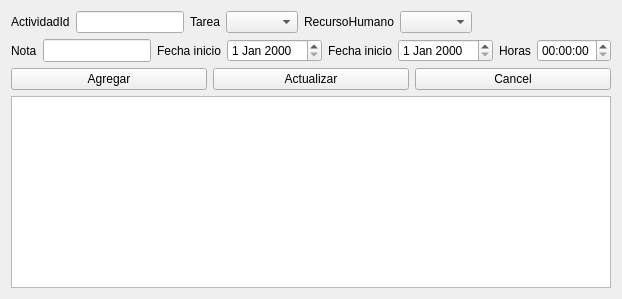
<?xml version = "1.0" encoding="UTF-8"?>
<ui version="4.0">
 <class>ActividadForm</class>
 
  <widget class="QWidget" name="centralWidget">
   <layout class="QVBoxLayout" name="main_layout">
    
    <!-- ActividadId TareaId RecursoHumanoId-->
    <item>
    <layout class="QHBoxLayout">
        
     <item>
      <widget class="QLabel" name="label_id">
       <property name="text">
        <string>ActividadId</string>
       </property>
       
       <property name="sizePolicy">
        <sizepolicy hsizetype="Fixed" vsizetype="Preferred">
         <horstretch>0</horstretch><verstretch>0</verstretch>
        </sizepolicy>
       </property>

      </widget>
     </item>
     
     <item>
      <widget class="QLineEdit" name="entry_id">

       <property name="sizePolicy">
        <sizepolicy hsizetype="Fixed" vsizetype="Preferred">
         <horstretch>1</horstretch><verstretch>1</verstretch>
        </sizepolicy>
       </property>

      </widget>
     </item>

     <!-- TareaId-->
     <item>
      <widget class="QLabel" name="label_tarea">
       <property name="text">
        <string>Tarea</string>
       </property>
       
       <property name="sizePolicy">
        <sizepolicy hsizetype="Fixed" vsizetype="Preferred">
         <horstretch>0</horstretch><verstretch>0</verstretch>
        </sizepolicy>
       </property>

      </widget>
     </item>
     
     <item>
      <widget class="QComboBox" name="combobox_tarea">

       <property name="sizePolicy">
        <sizepolicy hsizetype="Fixed" vsizetype="Preferred">
         <horstretch>1</horstretch><verstretch>1</verstretch>
        </sizepolicy>
       </property>

      </widget>
     </item>
     
     <!-- RecursoHumanoId-->
     <item>
      <widget class="QLabel" name="label_recurso">
       <property name="text">
        <string>RecursoHumano</string>
       </property>
       
       <property name="sizePolicy">
        <sizepolicy hsizetype="Fixed" vsizetype="Preferred">
         <horstretch>0</horstretch><verstretch>0</verstretch>
        </sizepolicy>
       </property>

      </widget>
     </item>
     
     <item>
      <widget class="QComboBox" name="combobox_recurso">

       <property name="sizePolicy">
        <sizepolicy hsizetype="Fixed" vsizetype="Preferred">
         <horstretch>1</horstretch><verstretch>1</verstretch>
        </sizepolicy>
       </property>

      </widget>
     </item>
     
     <!-- Espaciador addStretch-->
     <item>
      <spacer name="horizontalSpacer">
       <property name="orientation"> <enum>Qt::Horizontal</enum> </property>
       <property name="sizeHint" stdset="0">
        <size> <width>0</width><height>0</height> </size>
       </property>
      </spacer>
     </item>

    </layout>
    </item>
    
    
    

    <!-- Nota Horas, baja -->
    <item>
    <layout class="QHBoxLayout">
     
     <!-- Nota -->
     <item>
      <widget class="QLabel" name="label_note">
       <property name="text"> <string>Nota</string> </property>
       
       <property name="sizePolicy">
        <sizepolicy hsizetype="Fixed" vsizetype="Preferred">
         <horstretch>0</horstretch><verstretch>0</verstretch>
        </sizepolicy>
       </property>

      </widget>
     </item>
     
     <item>
      <widget class="QLineEdit" name="entry_note">

       <property name="sizePolicy">
        <sizepolicy hsizetype="Fixed" vsizetype="Preferred">
         <horstretch>1</horstretch><verstretch>1</verstretch>
        </sizepolicy>
       </property>

      </widget>
     </item>
     
     <!-- Fecha inicio -->
     <item>
      <widget class="QLabel" name="label_start_date">
       <property name="text"> <string>Fecha inicio</string> </property>
       
       <property name="sizePolicy">
        <sizepolicy hsizetype="Fixed" vsizetype="Preferred">
         <horstretch>0</horstretch><verstretch>0</verstretch>
        </sizepolicy>
       </property>

      </widget>
     </item>
     
     <item>
      <widget class="QDateEdit" name="start_date">
       <property name="sizePolicy">
        <sizepolicy hsizetype="Fixed" vsizetype="Preferred">
         <horstretch>1</horstretch><verstretch>1</verstretch>
        </sizepolicy>
       </property>

      </widget>
     </item>
     
     
     <!-- Fecha fin -->
     <item>
      <widget class="QLabel" name="label_end_date">
       <property name="text"> <string>Fecha inicio</string> </property>
       
       <property name="sizePolicy">
        <sizepolicy hsizetype="Fixed" vsizetype="Preferred">
         <horstretch>0</horstretch><verstretch>0</verstretch>
        </sizepolicy>
       </property>

      </widget>
     </item>
     
     <item>
      <widget class="QDateEdit" name="end_date">
       <property name="sizePolicy">
        <sizepolicy hsizetype="Fixed" vsizetype="Preferred">
         <horstretch>1</horstretch><verstretch>1</verstretch>
        </sizepolicy>
       </property>

      </widget>
     </item>
     
     
     <!-- horas -->
     <item>
      <widget class="QLabel" name="label_hours">
       <property name="text"> <string>Horas</string> </property>
       
       <property name="sizePolicy">
        <sizepolicy hsizetype="Fixed" vsizetype="Preferred">
         <horstretch>0</horstretch><verstretch>0</verstretch>
        </sizepolicy>
       </property>

      </widget>
     </item>
     
     <item>
      <widget class="QTimeEdit" name="time_hours">
       <property name="sizePolicy">
        <sizepolicy hsizetype="Fixed" vsizetype="Preferred">
         <horstretch>1</horstretch><verstretch>1</verstretch>
        </sizepolicy>
       </property>

      </widget>
     </item>
     
     <!-- Espaciador addStretch-->
     <item>
      <spacer name="horizontalSpacer">
       <property name="orientation"> <enum>Qt::Horizontal</enum> </property>
       <property name="sizeHint" stdset="0">
        <size> <width>0</width><height>0</height> </size>
       </property>
      </spacer>
     </item>

    </layout>
    </item>
    
    
    
    
    <!-- Agragar actualizar y cancelar-->
    <item>
    <layout class="QHBoxLayout">
        
     <item>
      <widget class="QPushButton" name="button_add">
       <property name="text">
        <string>Agregar</string>
       </property>
      </widget>
     </item>
     
     <item>
      <widget class="QPushButton" name="button_update">
       <property name="text">
        <string>Actualizar</string>
       </property>
      </widget>
     </item>
     
     <item>
      <widget class="QPushButton" name="button_cancel">
       <property name="text"><string>Cancel</string></property>
      </widget>
     </item>

    </layout>
    </item>
    
    
    
    
    <!-- Tabla -->
    <item>
     <widget class="QTableWidget" name="table"></widget>
    </item>
   
   </layout>
  </widget>

 <resources/>
 <connections/>
</ui>
